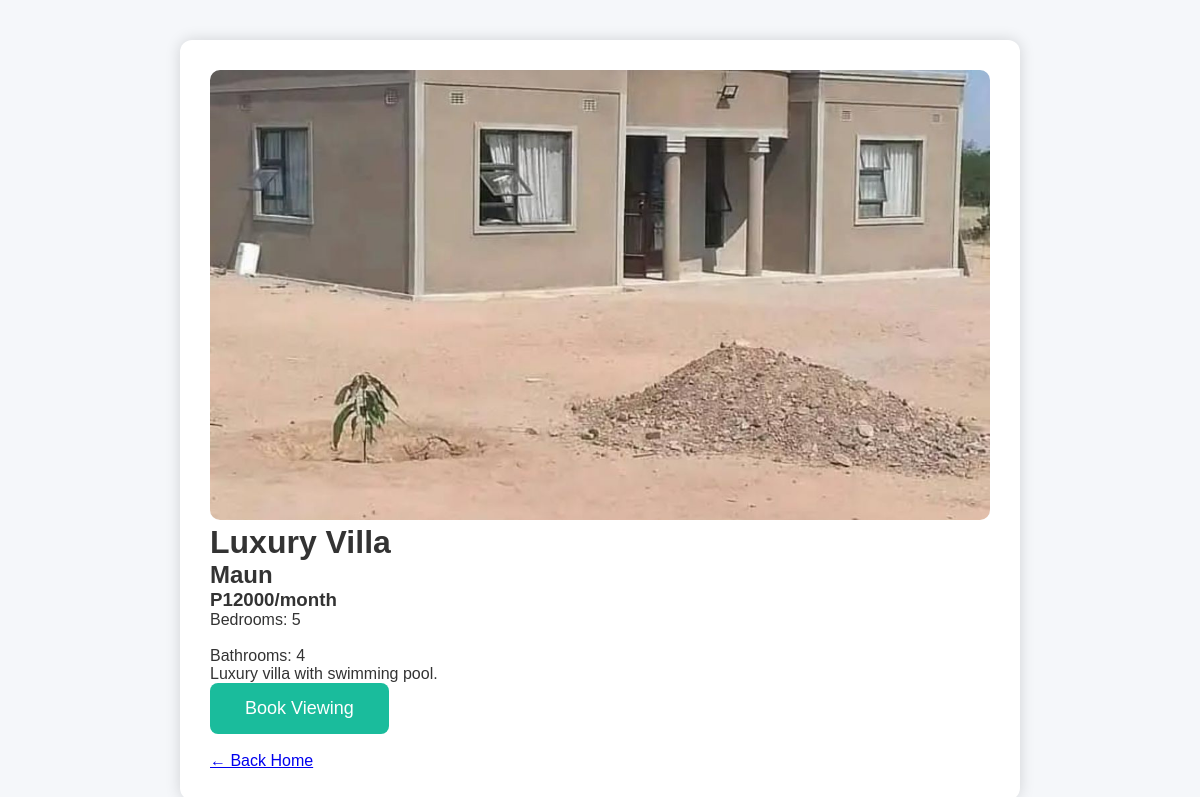
/property/12, run on the app's committed database.
### tables this page shows
CREATE TABLE properties (
               
    id INTEGER PRIMARY KEY
AUTOINCREMENT,
        title TEXR NOT NULL,
        location TEXT NOT NULL,
        price INTEGER,
        bedrooms INTEGER,
        bathrooms INTEGER,
        description TEXT,
        image TEXT
               
);

### app.py (the view)
@app.route("/property/<int:id>")
def property_details(id):
    connection = get_db_connection()
    cursor = connection.cursor()
    cursor.execute(
        "SELECT * FROM properties WHERE id = ?",
        (id,)
    )
    property = cursor.fetchone()
    connection.close()
    if property is None:
        return "Property not found", 404
    return render_template(
        "property.html",
        property=property
    )

### app.py (called while the page is built)
def get_db_connection():
    connection = sqlite3.connect("rentwise.db")
    connection.row_factory = sqlite3.Row
    return connection

### templates/property.html (shortened to what this page needs)
<!DOCTYPE html>
<html lang="en">
<head>
    <link rel="stylesheet"
          href="{{ url_for('static', filename='css/style.css') }}">
</head>
<body>
    <div class="details-container">
        <img src="{{ url_for('static', filename=property['image']) }}"
             class="details-image">
        <h1>{{ property['title'] }}</h1>
        <h2>{{ property['location'] }}</h2>
        <h3>P{{ property['price'] }}/month</h3>
        <p>
            Bedrooms:
            {{ property['bedrooms'] }}
            <br><br>
            Bathrooms:
            {{ property['bathrooms'] }}
        </p>
        <p>
            {{ property['description'] }}
        </p>
        <button class="book-btn">
            Book Viewing
        </button>
        <br><br>
        <a href="/">← Back Home</a>
    </div>
</body>
</html>

### static/css/style.css (style rules this page uses)
* { margin:0; padding:0; box-sizing:border-box; font-family:Arial, Helvetica, sans-serif; }
body { background:#f5f7fa; color:#333; }
button { background:#0077b6; color:white; border:none; padding:15px 35px; font-size:18px; border-radius:8px; cursor:pointer; transition:0.3s; }
.details-container { width:70%; margin:40px auto; background:white; padding:30px; border-radius:12px; box-shadow:0 0 15px rgba(0,0,0,.15); }
.details-image { width:100%; height:450px; object-fit:cover; border-radius:10px; }
.book-btn { background:#1abc9c; color:white; border:none; padding:15px 35px; border-radius:8px; font-size:18px; cursor:pointer; }

### data on the page
properties: image (picture), title "Luxury Villa", location "Maun", price "12000", bedrooms "5", bathrooms "4", description "Luxury villa with swimming pool."
